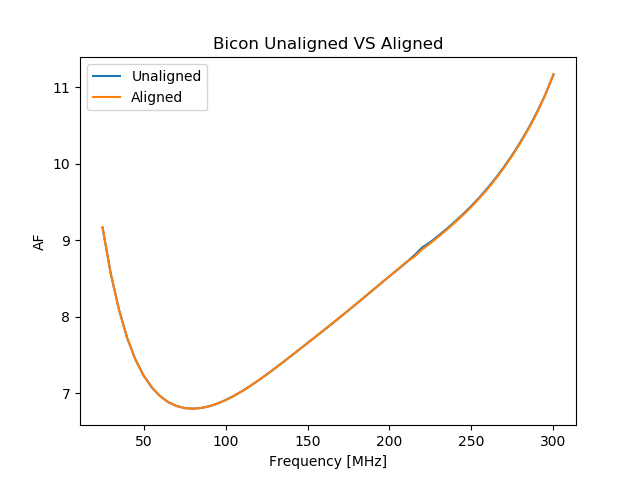

This chart was generated by the following Python code:
# -*- coding: utf-8 -*-
"""
Created on Fri Aug  6 04:57:46 2021

@author: phys-simulation
"""

import numpy as np
import matplotlib.pyplot as plt

plt.close('all')

freq = np.loadtxt("bicon4mmUnalignedArmsAF.txt", skiprows=5, usecols=0)
AF = np.loadtxt("bicon4mmUnalignedArmsAF.txt", skiprows=5, usecols=1)

freq2 = np.loadtxt('bicon4mmAlignedArmsAF.txt', skiprows=5, usecols=0)
AF2 = np.loadtxt('bicon4mmAlignedArmsAF.txt', skiprows=5, usecols=1)

BAF = AF+5.6
BAF2 = AF2+5.6
plt.figure(1)
plt.plot(freq, BAF, label='Unaligned')
plt.plot(freq2, BAF2, label='Aligned')
plt.title('Bicon Unaligned VS Aligned')
plt.xlabel('Frequency [MHz]')
plt.ylabel('AF')
plt.legend()
